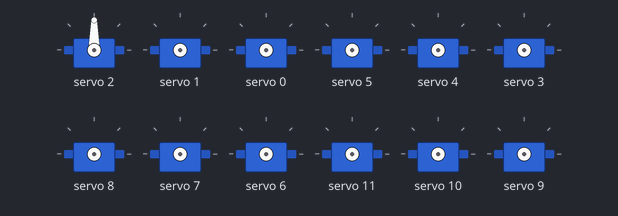
A sketch run on a simulated Arduino Uno, built with avr-gcc and run on an emulated ATmega328P. Parts: 12 × servo.

Above: at 0.05 s.
At 0.35 s:
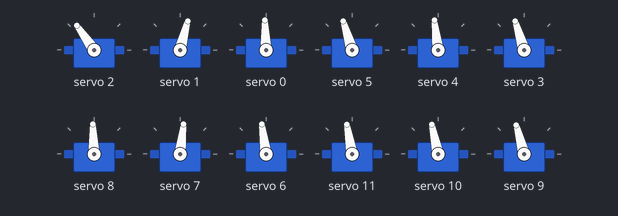
At 0.45 s:
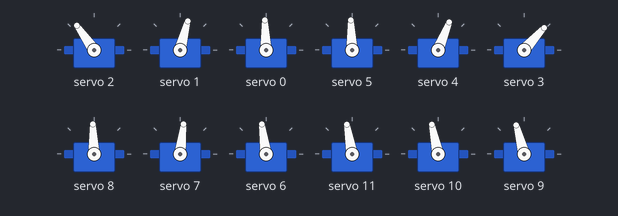
At 0.55 s:
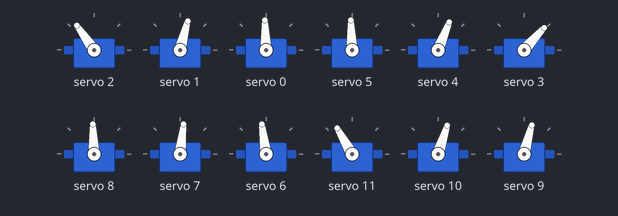
At 0.65 s:
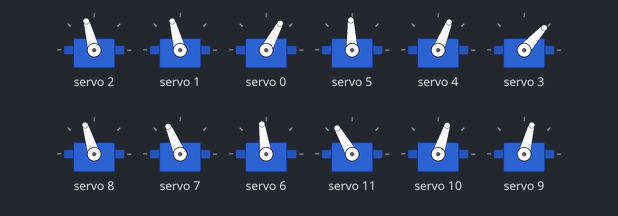
At 0.85 s:
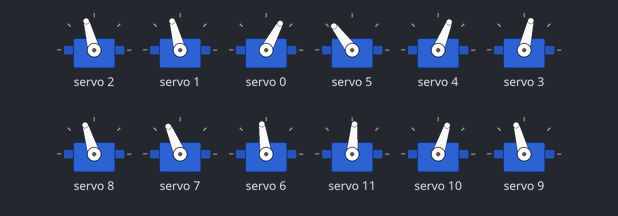
Timing chart, 0 to 3.0 s (numbered marks = the images above):
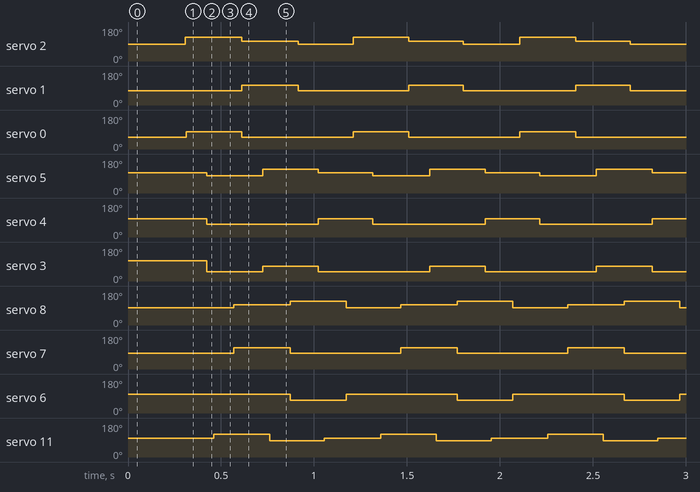

The sketch:

MostrarProsFrances2.ino
```cpp
#include <Wire.h>
#include <Adafruit_PWMServoDriver.h>
#define delayMotor 5
#define delayPata 20

char Pos[8] = {'b', 'c', 'b', 'c',
               'c', 'b', 'c', 'b'};

Adafruit_PWMServoDriver Dir = Adafruit_PWMServoDriver(0x40);	//Placa PWM que controla as patas de 0 a 3
Adafruit_PWMServoDriver Esq = Adafruit_PWMServoDriver(0x41);	//Placa PWM que controla as patas de 4 a 7

void setup() {
  Serial.begin(9600);

  Dir.begin();
  Esq.begin();

  Dir.setPWMFreq(60);  // Analog servos run at ~60 Hz updates
  Esq.setPWMFreq(60);
}

//Vetor com o ajuste de offset de cada motor
int Erro[24] = { -3,   0, -55,  //Pata 0
                 -18, -8, -53,   //Pata 1
                 -27,  8, -53,   //Pata 2
                 -20, -3, -60,   //Pata 3
                 -17,  7, -57,   //Pata 4
                 -19,  2, -55,   //Pata 5
                 -13,  0, -44,   //Pata 6
                 -23, 15, -62    //Pata 7
               };

//Função que altera a posição de um motor. Faz a conversão de angulo para largura de pulso e etc...
void SetMotor (int Motor, float Ang) {
  Ang = ((Ang + Erro[Motor]) * 2.5) + 150;  //Converte Angulo em Largura de Pulso

  //Serial.println(Ang);		//Para Debug

  if (Motor < 12)	//Testa qual das placas de PWM o motor se localiza
    Dir.setPWM(Motor, 0, Ang);
  else
    Esq.setPWM(Motor - 12, 0, Ang);

  delay(delayMotor);		//Como essa função é chamada repetidas vezes, esse delay garante que um motor não vai ser acionado diretamente após o termino do outro
  //Serve para evitar picos desnecessarios de corrente
}

//Função que comanda todos os três motores de uma pata
void SetPata (int Pata, float Motor0, float Motor1, float Motor2) {
  SetMotor(2 + (Pata * 3), Motor2);
  SetMotor(1 + (Pata * 3), Motor1);
  SetMotor(0 + (Pata * 3), Motor0);
  delay(delayPata);

  //Para debug. Na verdade não sei se println funciona assim:
  //Serial.println("Pata: " + Pata + " Motor Interno: " + Motor0 + " Motor Intermediario: " + Motor1 + " Motor Externo: " + Motor2);
}

//Função que altera a posição de uma pata
void SetPos (int Pata, char  Pos, float Sentido = 0) {	//Se Sentido = 0 então nenhum ajuste é feito
	if (Pata > 3)
		Sentido *= -1;	//Inverte o sentido de giro se for uma pata do lado esquerdo

  switch (Pos) {
    //Posições Universais — todas as patas
    case '0':	SetPata(Pata, 90, 18, 210);			break;
    case '1':   SetPata(Pata, 90, 90, 90);			break;
    case 'a':	SetPata(Pata, 90 + (Sentido * 0), 70, 175);	break;  //Antes era 90, 50, 205
    case 'b':	SetPata(Pata, 90 + (Sentido * 30), 70, 140);	break;  //Antes era 90 + (Sentido * 20), 30, 190
    case 'c':	SetPata(Pata, 90 + (Sentido * 30), 100, 155);	break;  //Antes era 90 + (Sentido * 30), 70, 175)
    //default:	Serial.print("Posição não encontrada ");	//E é print e não println para poder concatenar com o Serial.println abaixo
  }
  //Serial.println("Posição " + Pos);
}

//Obriga a aranha a assumir uma posição em pé
void  EmPe(){
	for (int i = 0; i < 8; i++){
		Pos[i] = 'a';		//A posição C é uma em que, mesmo com os motores desligados, a aranha se mantem em pé por conta própria
		SetPos(i,Pos[i]);
	}
}

/*Função para setar um valor inicial para as patas de forma que o movimento delas não comece sincronizado e sim alternado
	Primeiro atribuimos o valor inicial da posição de cada pata, escolhidos ao se olhar as funções Empurra e Puxa.
	A variavel A é para o ajuste do sentido do giro dos motores
	No caso se a pata esta fazendo o movimento de puxar, o Sentido é positivo. Se esta fazendo o movimento de empurrar
	o sentido é negativo.
	Caso a pata se localize no lado esquerdo, então o sentido é invertido.
	Depois a posição atribuida é efetivamente passada para a pata em questão. */
void Alterna(){
	//Pos = {'a', 'c', 'a', 'b', 'a', 'b', 'a', 'c'};
	int A = 1;
	for (int i = 0; i < 8; i++) {
		if (i < 2 || i > 5) A *= -1;
                if (i == 7) A *= -1;    //Por algum sentito, o motor 0 da pata 7 funciona ao contrario dos seus irmãos. Ovelha negra da familia.
		SetPos(i, Pos[i], A);
	}
}

/*Se a posição da pata for A ele muda para B.
  Se for B ele muda para C.
  Se for C ou qualquer outra posição, retorna para A*/
void Puxa(int Pata, int A = 1){
	switch (Pos[Pata]){
		case 'a': Pos[Pata] = 'b'; break;
		case 'b': Pos[Pata] = 'c'; break;
		default: Pos[Pata] = 'a';  break;
	}
	SetPos(Pata, Pos[Pata], A);
}

/*Se a posição da pata for A ele muda para C.
  Se for C ele muda para B.
  Se for B ou qualquer outra posição, retorna para A*/
void Empurra(int Pata, int A = -1){
	switch (Pos[Pata]){
		case 'a': Pos[Pata] = 'c'; break;
		case 'c': Pos[Pata] = 'b'; break;
		default: Pos[Pata] = 'a';  break;
	}
	SetPos(Pata, Pos[Pata], A);
}

/*
	Faz as patas executarem o movimento de Empurrar e Puxar, em uma ordem que se assemelhe a de uma aranha,
	três vezes de forma a fechar um ciclo de movimento.
*/
void Frente() {
	for (int Pos = 0; Pos < 3; Pos++){
		Empurra(0);
		Empurra(7);
		Empurra(6);
		Empurra(1);
		Puxa(3);
		Puxa(4);
		Puxa(5);
		Puxa(2);
	}
}

void Tras() {
	for (int Pos = 0; Pos < 3; Pos++){
		Empurra(3, -1);
		Empurra(4, -1);
		Empurra(5, -1);
		Empurra(2, -1);
		Puxa(0, -1);
		Puxa(7, -1);
		Puxa(6, -1);
		Puxa(1, -1);
	}

}

void loop() {
//  EmPe();
//  while(1){
//  SetPos(4, 'a', 1); delay(delayPata);
//  SetPos(4, 'c', 1); delay(delayPata);
//  SetPos(4, 'b', 1); delay(delayPata);}

	Alterna();
	while(1){
		Frente();
//		Frente();
//		Frente();
//		Frente();
//		Frente();
//		Tras();
//		Tras();
//		Tras();
//		Tras();
//		Tras();
	}
}
```

Measured:
- by itself, servo 2: repeats every 0.90 s: 105° 0.30 s, 90° 0.29 s, 125° 0.30 s
- by itself, servo 1: alternates 105° for 0.29 s and 75° for 0.60 s
- by itself, servo 0: alternates 92° for 0.30 s and 62° for 0.60 s
- by itself, servo 5: repeats every 0.90 s: 127° 0.30 s, 107° 0.29 s, 92° 0.30 s
- by itself, servo 4: alternates 97° for 0.29 s and 68° for 0.60 s
- by itself, servo 3: repeats every 0.90 s: 77° 0.30 s, 48° 0.60 s
- by itself, servo 8: repeats every 0.90 s: 127° 0.30 s, 92° 0.29 s, 107° 0.30 s
- by itself, servo 7: alternates 113° for 0.30 s and 83° for 0.59 s
